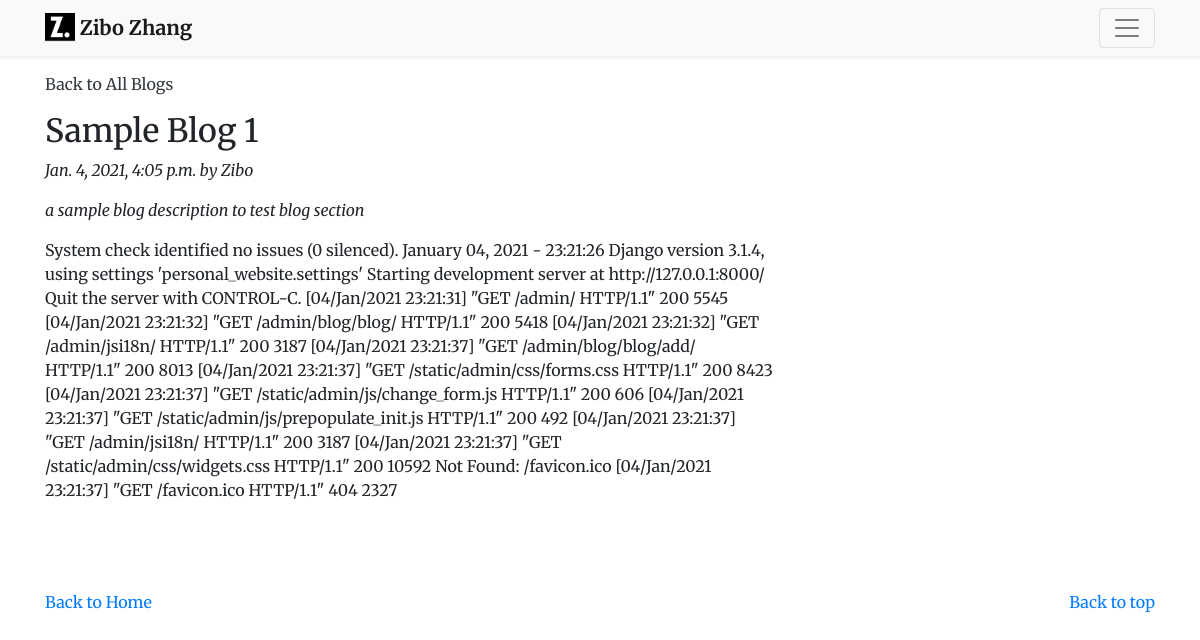
Page /blog/1/ on the committed database.
### blog/models.py (models this page shows, shortened)
class Blog(models.Model):
    title = models.CharField(max_length = 100)
    description = models.CharField(max_length = 500)
    content = models.TextField(max_length = 100000)
    author = models.CharField(max_length = 50)
    last_modified = models.DateTimeField()

### blog/views.py (the view)
# urls.py: path('<int:blog_id>/', views.detail, name='detail')
def detail(request, blog_id):
    blog = get_object_or_404(Blog, pk=blog_id)
    return render(request, 'blog/detail.html', {'blog':blog})

### blog/templates/blog/detail.html
{% extends 'portfolio/base.html' %}
{% block content %}
<body>
  <div class="container">
    <header class="blog-header py-3">
      <div class="row flex-nowrap justify-content-between align-items-center">
        <div class="col-4 text-left">
          <a class="blog-header-logo text-dark" href="/blog/">Back to All Blogs</a>
        </div>
      </div>
    </header>
  </div>
  <main role="main" class="container">
    <div class="row">
      <div class="col-md-8 blog-main">
        {% if blog %}
          <div class="blog-post">
            <h2 class="blog-post-title"> {{ blog.title }} </h2>
            <p class="blog-post-meta font-italic"> {{ blog.last_modified }}  by {{ blog.author }} </p>
            <p class="blog-post-meta font-italic"> {{ blog.description }}</p>
            <p>{{ blog.content }}</p>
          </div>
        {% endif %}
      </div>
    </div>
  </main>
</body>
{% endblock %}

### portfolio/templates/portfolio/custom.css (style rules this page uses)
body { font-family: 'Merriweather', serif; }

### rows in the picture
Blog: title "Sample Blog 1", last_modified "Jan. 4, 2021, 4:05 p.m.", author "Zibo", description "a sample blog description to test blog section", content "System check identified no issues (0 silenced). January 04, 2021 - 23:21:26 Django version 3.1.4, using settings 'personal_website.settings' Starting development server at http://127.0.0.1:8000/ Quit the server with CONTROL-C. [04/Jan/2021 23:21:31] \"GET /admin/ HTTP/1.1\" 200 5545 [04/Jan/2021 23:21:32] \"GET /admin/blog/blog/ HTTP/1.1\" 200 5418 [04/Jan/2021 23:21:32] \"GET /admin/jsi18n/ HTTP/1.1\" 200 3187 [04/Jan/2021 23:21:37] \"GET /admin/blog/blog/add/ HTTP/1.1\" 200 8013 [04/Jan/2021 23:21:37] \"GET /static/admin/css/forms.css HTTP/1.1\" 200 8423 [04/Jan/2021 23:21:37] \"GET /static/admin/js/change_form.js HTTP/1.1\" 200 606 [04/Jan/2021 23:21:37] \"GET /static/admin/js/prepopulate_init.js…"
